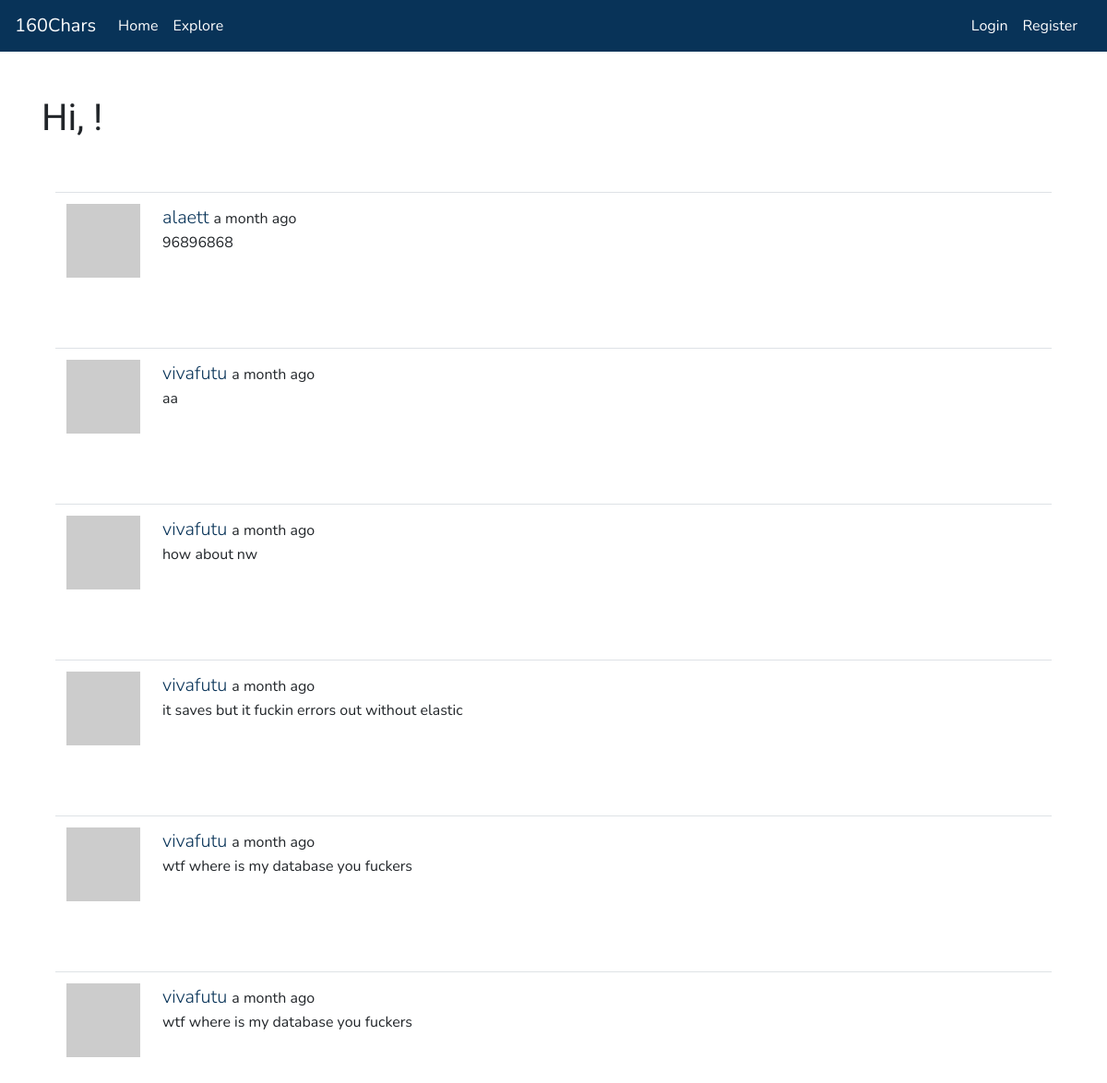
Before: /explore with the older database file.
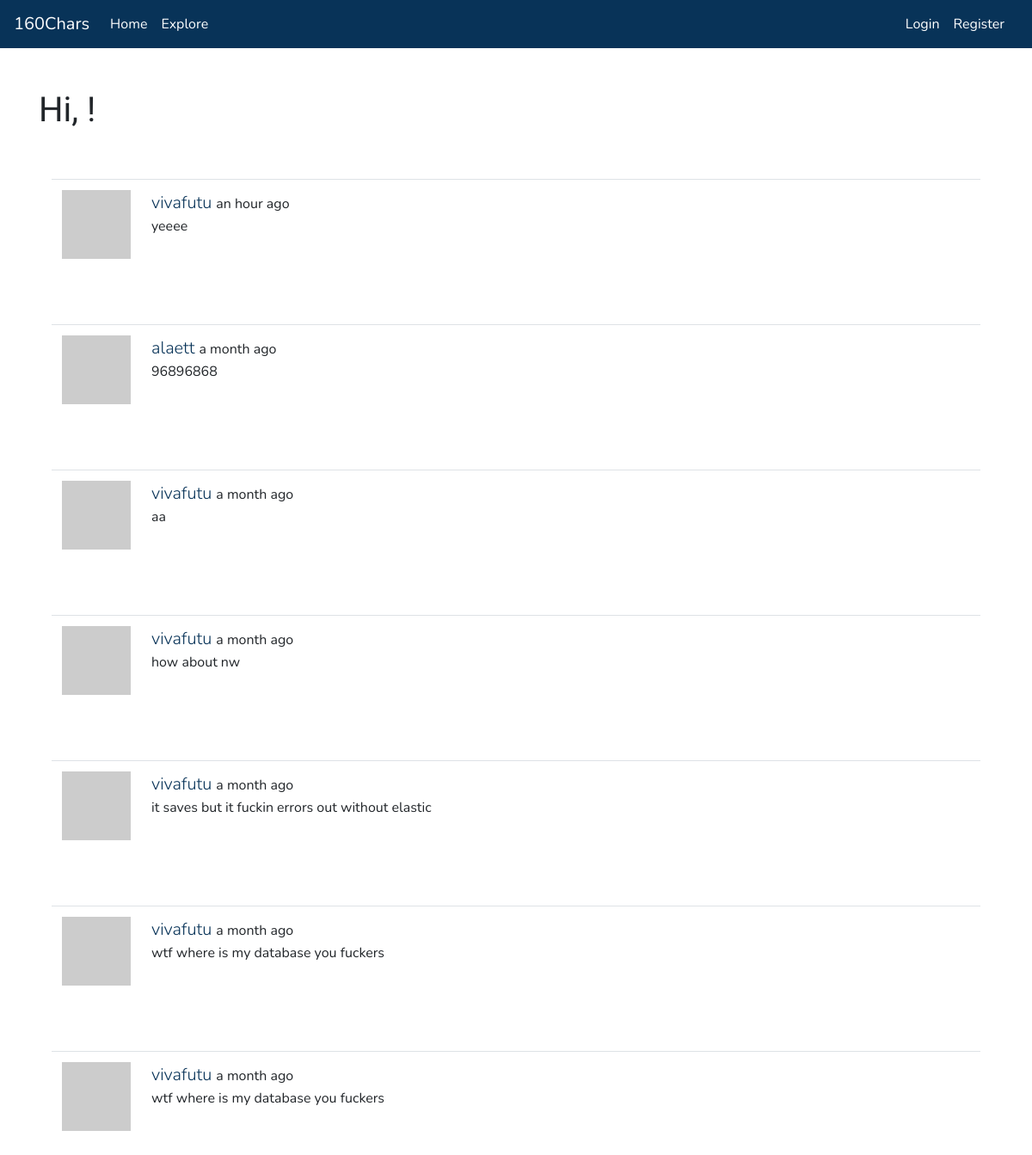
After: the same page with the newer database file.
### app/models.py (models this page shows, shortened)
class SearchableMixin(object):
    @classmethod
    def search(cls, expression, page, per_page):
        ids, total = query_index(cls.__tablename__, expression, page, per_page)
        if total == 0:
            return cls.query.filter_by(id=0), 0
        when = []
        for i in range(len(ids)):
            when.append((ids[i], i))
        return cls.query.filter(cls.id.in_(ids)).order_by(
            db.case(when, value=cls.id)), total

class Post(SearchableMixin, db.Model):
    id = db.Column(db.Integer, primary_key=True)
    body = db.Column(db.String(160))
    timestamp = db.Column(db.DateTime, index=True, default=datetime.utcnow)
    user_id = db.Column(db.Integer, db.ForeignKey('user.id'))
    __searchable__ = ['body']

class User(UserMixin, db.Model):
    id = db.Column(db.Integer, primary_key=True)
    username = db.Column(db.String(64), index=True, unique=True)
    email = db.Column(db.String(120), index=True, unique=True)
    password_hash = db.Column(db.String(128))
    posts = db.relationship('Post', backref='author', lazy='dynamic')
    about_me = db.Column(db.String(160))
    last_seen = db.Column(db.DateTime, default=datetime.utcnow)
    followed = db.relationship(
        'User', secondary=followers,
        primaryjoin=(followers.c.follower_id == id),
        secondaryjoin=(followers.c.followed_id == id),
        backref=db.backref('followers', lazy='dynamic'), lazy='dynamic')
    messages_sent = db.relationship('Message',
                                        foreign_keys='Message.sender_id',
                                        backref='author', lazy='dynamic')
    messages_received = db.relationship('Message',
                                            foreign_keys='Message.recipient_id',
                                            backref='recipient', lazy='dynamic')
    last_message_read_time = db.Column(db.DateTime)
    notifications = db.relationship('Notification', backref='user',
                                    lazy='dynamic')
    tasks = db.relationship('Task', backref='user', lazy='dynamic')
    def avatar(self, size):
        digest = md5(self.email.lower().encode('utf-8')).hexdigest()
        return 'https://www.gravatar.com/avatar/{}?d=identicon&s={}'.format(
            digest, size)

### app/main/routes.py (the view)
@bp.route('/explore')
def explore():
    page = request.args.get('page', 1, type=int)
    posts = Post.query.order_by(Post.timestamp.desc()).paginate(
        page, current_app.config['POSTS_PER_PAGE'], False)
    next_url = url_for('main.explore', page=posts.next_num) \
        if posts.has_next else None
    prev_url = url_for('main.explore', page=posts.prev_num) \
        if posts.has_prev else None
    return render_template('index.html', posts=posts.items, title='Explore',
                            next_url=next_url, prev_url=prev_url)

### app/main/routes.py (called while the page is built)
@bp.before_app_request
def before_request():
    if current_user.is_authenticated:
        current_user.last_seen = datetime.utcnow()
        db.session.commit()
        g.search_form = SearchForm()

### app/templates/index.html (shortened to what this page needs)
{% extends "base.html" %}
{% from 'bootstrap/form.html' import render_form %}
{% block content %}
    <div class="container">
        <h1>Hi, {{ current_user.username }}!</h1>
    {% for post in posts %}
        <div class="container pt-5">
            {% include '_post.html' %}
        </div>
    {% endfor %}
    </div>
{% endblock %}

### app/templates/_post.html (shortened to what this page needs)
<table class="table table-hover">
    <tr>
        <td width="70px">
            <a href="{{ url_for('main.user', username=post.author.username) }}">
                <img src="{{ post.author.avatar(70) }}" />
            </a>
        </td>
        <td>
            <span class="user_popup">
                <a class="lead" href="{{ url_for('main.user', username=post.author.username) }}">
                    {{ post.author.username }}
                </a>
            </span>
            {{ moment(post.timestamp).fromNow() }}
            <p>{{ post.body }}</p>
        </td>
    </tr>
</table>

Changed rows visible on the page:
added Post: author.username "vivafutu", timestamp "an hour ago", body "yeeee"
